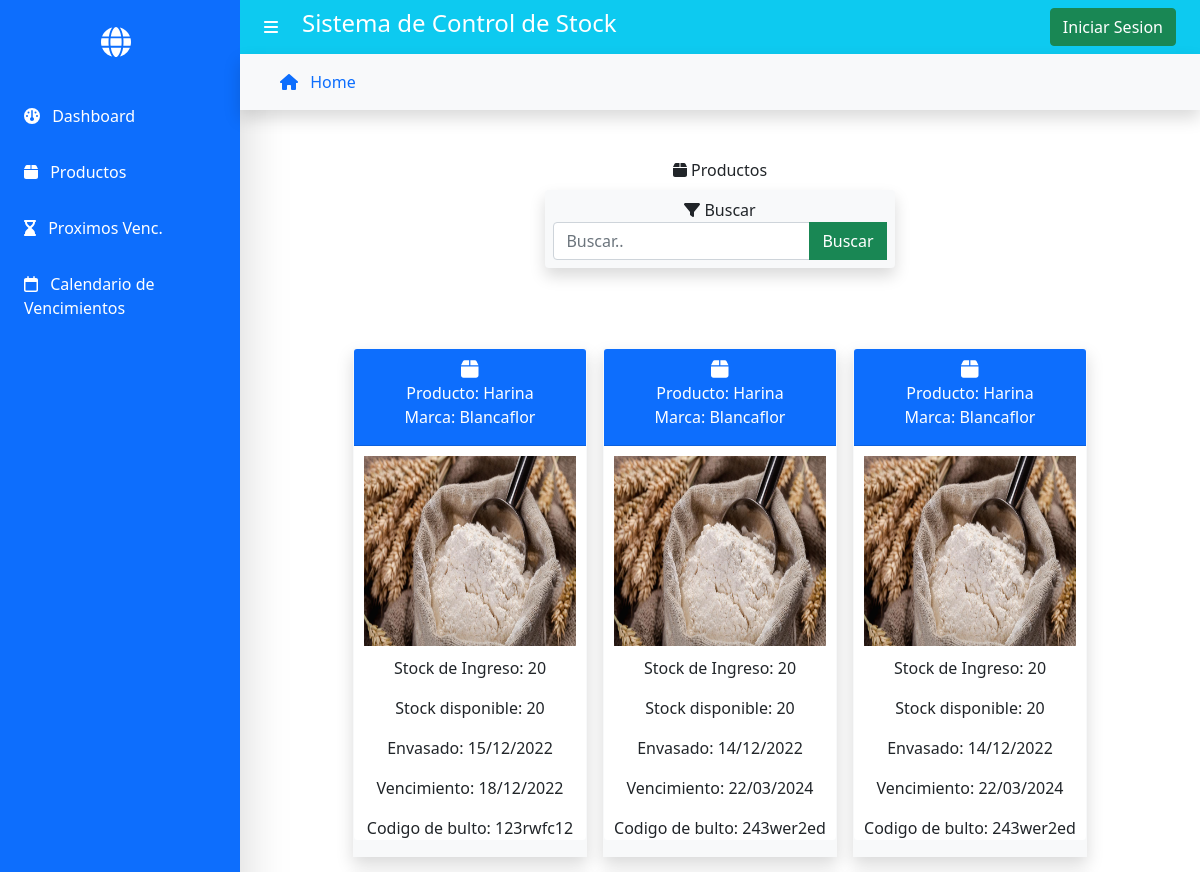
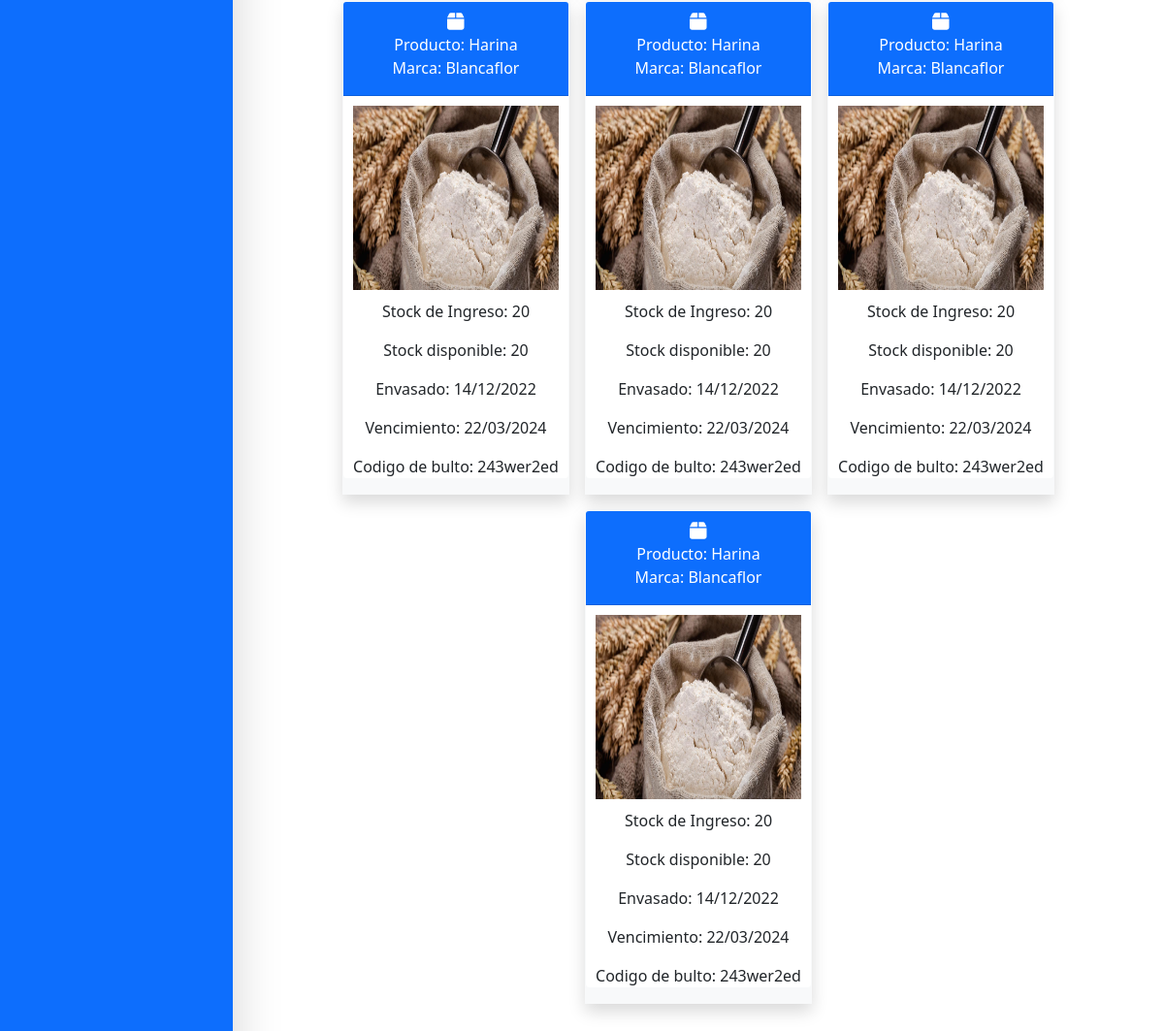
/producto/Blancaflor/, run on the app's committed database (2 pictures, top to bottom).
### gestor/models.py (models this page shows, shortened)
class Producto(models.Model):
    marca = models.CharField(max_length=50)
    producto = models.CharField(max_length=50,help_text="Ingrese materia prima (harina, huevos, levadura, etc.)")
    tipo = models.CharField(max_length=30, help_text="Si corresponde, ejemplo: nombre:harina | tipo:'leudante'/'0000' ")
    fechaIngreso = models.DateField('Fecha de Ingreso',blank=False,help_text="Fecha de Ingreso a la fabrica")
    fechaVnto = models.DateField('Fecha de Vencimiento',blank=False,help_text="Fecha indicada en el envase")
    fechaEnvasado = models.DateField('Fecha de Envasado',blank=False,help_text="Fecha indicada en el envase")
    stockIng= models.PositiveIntegerField('Stock de ingreso',blank=False,help_text="Cantidad por bultos/fardos/cajas")
    stockDisp= models.PositiveIntegerField('Stock disponible',blank=False) # Para los caso de obtener-consumir la materia prima
    codBulto = models.CharField('Codigo de Bulto',max_length=13,help_text="Codigo que figura en el bulto ",blank=False) # LOS FARDOS EN GRAL CONTIENEN UN CODIGO DEL MISMO
    imagen = models.ImageField(upload_to='',null=True) # borrar el img/
    class Meta:
        ordering = ['fechaVnto']

### gestor/views.py (the view)
# urls.py: path('producto/<busqueda>/',views.Buscar, name='productos_filt'),
def Buscar(request,busqueda=None):
        productos = Producto.objects.all()
        if busqueda!=None:
            r = request.GET.get("myInput")
            productos = Producto.objects.filter(
                Q(marca__icontains = busqueda) |
                Q(producto__icontains = busqueda) |
                Q(codBulto__icontains = busqueda)
            )
            if r != None:
                productos = productos.filter(
                    Q(marca__icontains = r) |
                    Q(producto__icontains = r) |
                    Q(codBulto__icontains = r)
                )
            context = {
                'productos':productos ,
                'buscado':str.upper(busqueda),
                }
        busqueda = request.GET.get("myInput")
        if busqueda :
            productos = Producto.objects.filter(
                Q(marca__icontains = busqueda) |
                Q(producto__icontains = busqueda) |
                Q(codBulto__icontains = busqueda)
            )
        return render(request, 'productos.html', {'productos' : productos})

### gestor/templates/productos.html (shortened to what this page needs)
{% extends "base.html" %} {% block content %}
{% include 'buscar.html'%}
{% if productos %}
<div class="container p-4">
    <div class="row justify-content-center">
        {% for producto in productos %}
        <div class="col-3 m-2 p-0 text-center bg-light shadow">
            <div class="card border-light mb-3" style="max-width: 18rem;">
                    <div class="card-header bg-primary text-white">
                        <i class="fa-solid fa-box fa-lg "></i>
                        <div class="card-title">
                            <p class="m-0">Producto: {{producto.producto | truncatewords:"1"}}</p>
                            <p class="m-0">Marca: {{producto.marca | truncatewords:"1"}}</p>
                        </div>
                    </div>
                    <div class="card-body p-0">
                        {% if producto.imagen %}
                    <img style="width: 100%; height: 210px; padding: 10px;" src="{{producto.imagen.url}}">
                    {% else %}
                    <img style="width: 190px; height:210px ; padding: 10px;" src="https://cdn.icon-icons.com/icons2/1462/PNG/512/120nophoto_100007.png">
                    {% endif %}
                    <p class="card-text">Stock de Ingreso: {{producto.stockIng}}</p>
                    <p class="card-text">Stock disponible: {{producto.stockDisp}}</p>
                    <p class="card-text">Envasado: {{producto.fechaIngreso | date:"d/m/Y"}}</p>
                    <p class="card-text">Vencimiento: {{producto.fechaVnto | date:"d/m/Y"}}</p>
                    <p class="card-text">Codigo de bulto: {{producto.codBulto }}</p>
                    </div>
            </div>
        </div>
        {% if forloop.counter is 3 %} {% if not forloop.last%}
    </div>
    <div class="row justify-content-center">
        {% endif %} {% endif %} {% endfor %}
    </div>
    <br>
    <br>
</div>
{% endif %}
{% endblock %}

### data on the page
Producto: producto "Harina", marca "Blancaflor", imagen (picture), stockIng "20", stockDisp "20", fechaIngreso "15/12/2022", fechaVnto "18/12/2022", codBulto "123rwfc12"
Producto: producto "Harina", marca "Blancaflor", imagen (picture), stockIng "20", stockDisp "20", fechaIngreso "14/12/2022", fechaVnto "22/03/2024", codBulto "243wer2ed"
Producto: producto "Harina", marca "Blancaflor", imagen (picture), stockIng "20", stockDisp "20", fechaIngreso "14/12/2022", fechaVnto "22/03/2024", codBulto "243wer2ed"
Producto: producto "Harina", marca "Blancaflor", imagen (picture), stockIng "20", stockDisp "20", fechaIngreso "14/12/2022", fechaVnto "22/03/2024", codBulto "243wer2ed"
Producto: producto "Harina", marca "Blancaflor", imagen (picture), stockIng "20", stockDisp "20", fechaIngreso "14/12/2022", fechaVnto "22/03/2024", codBulto "243wer2ed"
Producto: producto "Harina", marca "Blancaflor", imagen (picture), stockIng "20", stockDisp "20", fechaIngreso "14/12/2022", fechaVnto "22/03/2024", codBulto "243wer2ed"
Producto: producto "Harina", marca "Blancaflor", imagen (picture), stockIng "20", stockDisp "20", fechaIngreso "14/12/2022", fechaVnto "22/03/2024", codBulto "243wer2ed"
